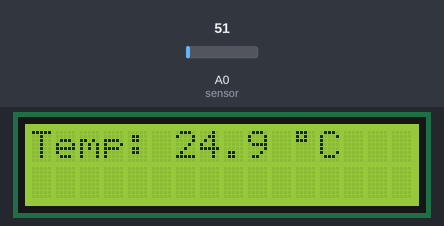
Bench run of a sketch on a simulated Arduino Uno, built with avr-gcc and run on an emulated ATmega328P. On the bench: 16×2 character LCD. Inputs (shaded band) come from the test bench; at power-on: A0 (sensor) = 51.

Above: at 3.6 s.
3.7 s: A0 (sensor) set to 61
At 6.3 s:
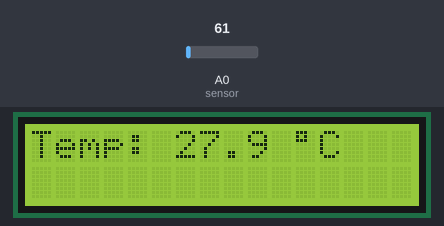
6.7 s: A0 (sensor) set to 71
At 8.4 s:
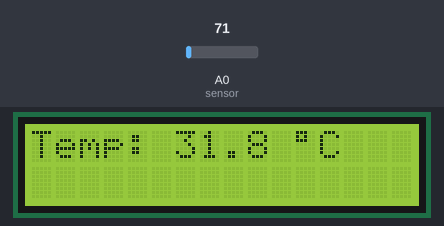
9.5 s: A0 (sensor) set to 86
At 11.7 s:
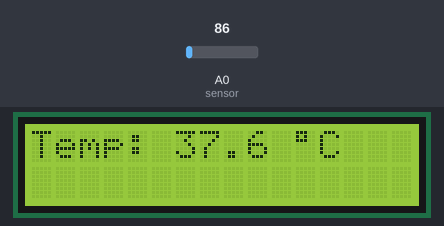
Timing chart, 0 to 13.2 s (numbered marks = the images above; inputs shaded):
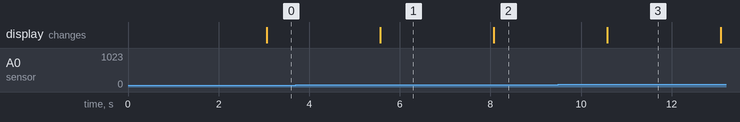

Measured:
- after the input at 3.7 s, the display: changes after 1.9 s (image 1)
- after the input at 6.7 s, the display: changes after 1.4 s (image 2)
- after the input at 9.5 s, the display: changes after 1.1 s (image 3)

The sketch:

lm35_lcd_16x2.ino
```cpp
//lm35 + lcd 16x2

#include <LiquidCrystal.h>

#define sensor A0

LiquidCrystal lcd (7,6,5,4,3,2); //RS, E, D4, D5,D6,D7


float temperatura;
float soma;


void setup()
{
  lcd.begin (16,2); // inicializa lcd 16x2
  delay(500);

}

void loop()
{
  soma = 0;
  for (int indice = 0; indice < 5; indice ++)
  {
    temperatura = (analogRead (sensor)*(5.0/1023))/0.01;
    soma = soma + temperatura;
    delay(500);
  }

  lcd.clear ();
  lcd.setCursor(0, 0);
  lcd.print("Temp: ");
  lcd.print(soma/5.0, 1); //media de 5 temperaturas
  lcd.print (" ");
  lcd.print((char)223);
  lcd.print("C");

}
```
